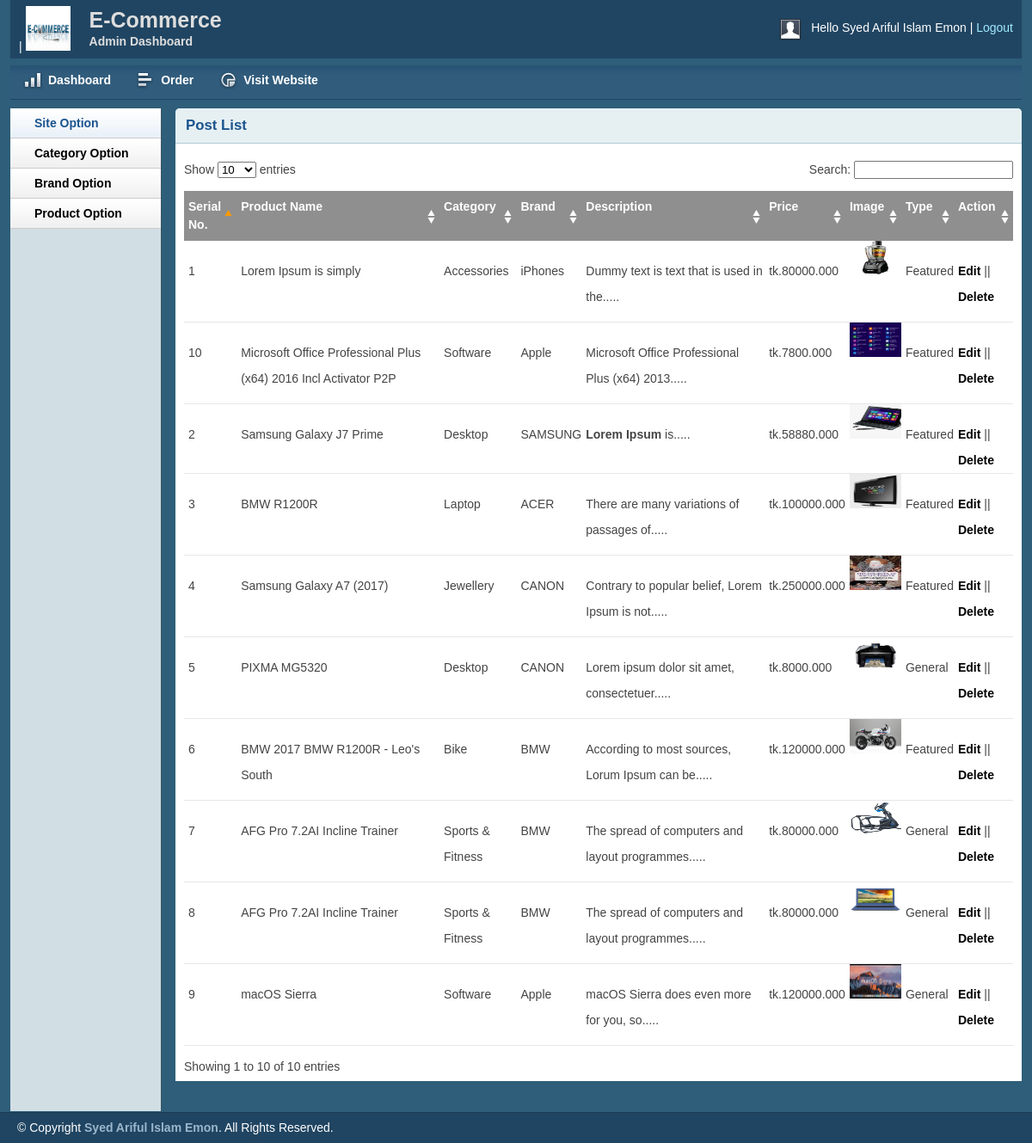
The page /admin/productlist.php (signed in) on the database its author committed.
### tables this page shows
CREATE TABLE `tbl_product` (
  `productId` int(11) NOT NULL,
  `productName` varchar(255) NOT NULL,
  `catId` int(11) NOT NULL,
  `brandId` int(11) NOT NULL,
  `body` text NOT NULL,
  `price` float(10,3) NOT NULL,
  `image` varchar(255) NOT NULL,
  `type` tinyint(4) NOT NULL DEFAULT '0'
);

CREATE TABLE `tbl_category` (
  `catId` int(11) NOT NULL,
  `catName` varchar(255) NOT NULL
);

CREATE TABLE `tbl_brand` (
  `brandId` int(11) NOT NULL,
  `brandName` varchar(255) NOT NULL
);

### lib/Session.php (called while the page is built, shortened)
<?php
class Session{
 public static function get($key){
  if (isset($_SESSION[$key])) {
   return $_SESSION[$key];
  } else {
   return false;
  }
 }
}
?>

### lib/Database.php (called while the page is built, shortened)
<?php
  Class Database{
     public $host   = DB_HOST;
     public $user   = DB_USER;
     public $pass   = DB_PASS;
     public $dbname = DB_NAME;
     public $link;
private function connectDB(){
 $this->link = new mysqli($this->host, $this->user, $this->pass,
  $this->dbname);
 }
public function select($query){
  $result = $this->link->query($query) or
   die($this->link->error.__LINE__);
  if($result->num_rows > 0){
    return $result;
  } else {
    return false;
  }
 }
}

### classes/product.php (called while the page is built, shortened)
<?php
	$filepath = realpath(dirname(__FILE__));
	include_once ($filepath.'/../lib/Database.php');
	include_once ($filepath.'/../helpers/Format.php');
?>
<?php
class product{
	private $db;
	function __construct()
	{
		$this->db = new Database();
	}
	public function getallproduct(){
		$query = "SELECT tbl_product.*, tbl_category.catName, tbl_brand.brandName
				FROM  tbl_product
				INNER JOIN tbl_category
				ON tbl_product.catId = tbl_category.catId
				INNER JOIN tbl_brand
				ON tbl_product.brandId = tbl_brand.brandId
				ORDER BY tbl_product.productId ASC";
		$result = $this->db->select($query);
		return $result;
	}
}
?>

### helpers/Format.php (called while the page is built, shortened)
<?php
class Format{
 public function textShorten($text, $limit = 400){
  $text = $text. " ";
  $text = substr($text, 0, $limit);
  $text = substr($text, 0, strrpos($text, ' '));
  $text = $text.".....";
  return $text;
 }
}
?>

### admin/productlist.php (the view, shortened to what this page needs)
<?php include 'inc/header.php';?>
<?php include 'inc/sidebar.php';?>
<?php include '../classes/product.php';?>
<?php include_once '../helpers/Format.php'; ?>
<?php
$pd = new product();
$fm = new Format();
?>
<div class="grid_10">
    <div class="box round first grid">
        <h2>Post List</h2>
        <div class="block">
            <table class="data display datatable" id="example">
			<thead>
				<tr>
					<th>Serial No.</th>
					<th>Product Name</th>
					<th>Category</th>
					<th>Brand</th>
					<th>Description</th>
					<th>Price</th>
					<th>Image</th>
					<th>Type</th>
					<th>Action</th>
				</tr>
			</thead>
			<tbody>
			<?php
				$getpd = $pd->getallproduct();
				if ($getpd) {
					$i = 0;
					while ($result = $getpd->fetch_assoc()) {
						$i++;
			?>
				<tr class="odd gradeX">
					<td><?php echo $i ;?></td>
					<td><?php echo $result['productName']; ?></td>
					<td><?php echo $result['catName'];?></td>
					<td><?php echo $result['brandName'];?></td>
					<td><?php echo $fm->textShorten($result['body'], 50);?></td>
					<td>tk.<?php echo $result['price'];?></td>
					<td><img src="<?php echo $result['image'];?>" height="40px" width="60px"/></td>
					<td>
					<?php
					if ($result['type'] == 0) {
						echo "Featured";
					}
					else{
						echo "General";
					}
					?>
					</td>
					<td><a href="productedit.php?productid=<?php echo $result['productId'];?>">Edit</a> || <a onclick="return confirm('Are you sure to delete!')" href="?delproduct=<?php echo $result['productId'];?>">Delete</a></td>
				</tr>
				<?php } } ?>
			</tbody>
		</table>
       </div>
    </div>
</div>
<?php include 'inc/footer.php';?>

### admin/inc/header.php (shortened to what this page needs)
<?php
    include '../lib/Session.php';
?>
<?php
    include '../lib/Database.php';
    include '../helpers/Format.php';
?>
<!DOCTYPE html>
<html>
<head>
    <link rel="stylesheet" type="text/css" href="css/reset.css" media="screen" />
    <link rel="stylesheet" type="text/css" href="css/text.css" media="screen" />
    <link rel="stylesheet" type="text/css" href="css/grid.css" media="screen" />
    <link rel="stylesheet" type="text/css" href="css/layout.css" media="screen" />
    <link rel="stylesheet" type="text/css" href="css/nav.css" media="screen" />
    <link href="css/table/demo_page.css" rel="stylesheet" type="text/css" />
</head>
<body>
    <div class="container_12">
        <div class="grid_12 header-repeat">
            <div id="branding">
                <div class="floatleft logo">
                   <a href="dashboard.php"> <img src="img/livelogo.png" alt="Logo" /></a>
				</div>
				<div class="floatleft middle">
					<h1>E-Commerce</h1>
					<p>Admin Dashboard</p>
				</div>
                <div class="floatright">
                    <div class="floatleft">
                        <img src="img/img-profile.jpg" alt="Profile Pic" /></div>
                    <div class="floatleft marginleft10">
                        <ul class="inline-ul floatleft">
                            <li>Hello <?php echo Session::get('adminName');?></li>
                            <li><a href="?action=logout">Logout</a></li>
                        </ul>
                    </div>
                </div>
            </div>
        </div>
        <div class="grid_12">
            <ul class="nav main">
                <li class="ic-dashboard"><a href="dashboard.php"><span>Dashboard</span></a> </li>
                <li class="ic-grid-tables"><a href="orderdetails.php"><span>Order</span></a></li>
                <li class="ic-charts"><a href="../index.php" target="_blank"><span>Visit Website</span></a></li>
            </ul>
        </div>

### admin/inc/sidebar.php (shortened to what this page needs)
<div class="grid_2">
    <div class="box sidemenu">
        <div class="block" id="section-menu">
            <ul class="section menu">
               <li><a class="menuitem">Site Option</a>
                <li><a class="menuitem">Category Option</a>
                </li>
                <li><a class="menuitem">Brand Option</a>
                </li>
                <li><a class="menuitem">Product Option</a>
                </li>
            </ul>
        </div>
    </div>
</div>

### admin/inc/footer.php (shortened to what this page needs)
    </div>
    <div id="site_info">
        <p>
         &copy; Copyright <a href="#">Syed Ariful Islam Emon</a>. All Rights Reserved.
        </p>
    </div>
</body>
</html>

### admin/css/layout.css (style rules this page uses)
body { background: #fff none repeat scroll 0 0; color: #444; font-size: 14px; padding: 0; }
.floatleft { float:left; }
.logo img { margin-top: -15px; width: 52px; }
.middle { margin-left: 22px; margin-top: -14px; }
.middle h1 { color:#ddd;margin:0 }
.middle p { color: #ddd; margin: 0; font-weight: bold; }
.floatright { float:right; }
.inline-ul li { display:inline; color:#fff; }
.marginleft10 { margin-left:10px; }
a { color: #000; font-weight:bold; text-decoration: none; }
.container_12, .container_16 { background:#2E5E79; }
h1, h2, h3, h4, h5, h6 { line-height:1.2em; margin-bottom:.3em; }
h2 { margin-top:1em; }
#branding { font-weight: normal; margin-bottom: 0; padding: 22px 10px 3px; text-align: left; }
.header-repeat { background:url(../img/header-repeat.jpg) repeat-x; }
#branding a { color:#A1EAFF; font-weight:normal; }
#branding a:before { content:" | "; color:#fff; }
#branding ul, #branding ul li { margin:0px; padding:0px; }
#branding li { padding:0px 0px 0px 0px !important; }
.box { background:#fff; margin-bottom:20px; padding:10px 10px 10px 10px; margin-left:-8px; }
.box.grid { padding-bottom:40px; }
.box.round { -moz-border-radius: 5px 5px 0px 0px; -webkit-border-radius: 5px 5px 0px 0px; border-radius: 5px 5px 0px 0px; }
.box h2 { font-size:1.2em; font-weight:bold; color:#1B548D; background:#E6F0F3; margin:-10px -10px 0 -10px; padding:10px 12px; border-bottom:1px solid #B3CBD6; -moz-border-radius: 5px 5px 0px 0px; -webkit-border-radius: 5px 5px 0px 0px; border-radius: 5px 5px 0px 0px; }
.box.first { min-height: 406px; }
.block { padding-top:20px; }
.box.sidemenu { background-color:#D1DEE4; border-right:1px solid #3A5665; padding:0px; margin:0px; cursor:pointer; }
.box.sidemenu .block { padding-top:0px; margin-top:0px; }
p { margin-bottom:1em; }
ul, ol { padding-top:0; }
ul.menu { list-style:none; border-top:1px solid #bbb; }
ul.menu li { margin:0; }
ul.menu li a { display:block; padding:4px 10px; border-bottom:1px solid #ccc; }
ul.section { border-top:0; margin-bottom:0; }
ul.section li a { background:url(../img/sidemenu-repeat.jpg) repeat-x; line-height:26px; padding-left:28px; }
ul.section li a.current { color:#1B548D; background:url(../img/sidemenu-repeat-hover.jpg) repeat-x; }
#site_info { color:#fff; background:#204562; border-top:1px solid #1d3b53; padding-left:20px; }
#site_info p { line-height:35px; margin-bottom:0px; }
#site_info a { color:#9ab6cc; }
.block { padding-bottom:1px; }
table.display { margin: 0 auto; clear: both; width: 100%; }
.sorting_asc { background: #8f8f8f url(../img/table/sort_asc.png) no-repeat center right; padding:8px 5px; text-align:left; color:#fff; }
.sorting { background:#8f8f8f url(../img/table/sort_both.png) no-repeat center right; padding:8px 5px; text-align:left; color:#fff; }
tr.odd { height: 30px; line-height: 30px; border-bottom:1px solid #e6e6e6; }
tr.even { height: 30px; line-height: 30px; border-bottom:1px solid #e6e6e6; }
tr.odd td, tr.even td { padding-left:5px; }

### rows shown on the page
tbl_product: productName "Lorem Ipsum is simply", catId.catName "Accessories", brandId.brandName "iPhones", body "Dummy text is text that is used in the.....", price "80000.000", image (picture), type "Featured"
tbl_product: productName "Samsung Galaxy J7 Prime", catId.catName "Desktop", brandId.brandName "SAMSUNG", body "Lorem Ipsum is.....", price "58880.000", image (picture), type "Featured"
tbl_product: productName "BMW R1200R", catId.catName "Laptop", brandId.brandName "ACER", body "There are many variations of passages of.....", price "100000.000", image (picture), type "Featured"
tbl_product: productName "Samsung Galaxy A7 (2017)", catId.catName "Jewellery", brandId.brandName "CANON", body "Contrary to popular belief, Lorem Ipsum is not.....", price "250000.000", image (picture), type "Featured"
tbl_product: productName "PIXMA MG5320", catId.catName "Desktop", brandId.brandName "CANON", body "Lorem ipsum dolor sit amet, consectetuer.....", price "8000.000", image (picture), type "General"
tbl_product: productName "BMW 2017 BMW R1200R - Leo's South", catId.catName "Bike", brandId.brandName "BMW", body "According to most sources, Lorum Ipsum can be.....", price "120000.000", image (picture), type "Featured"
tbl_product: productName "AFG Pro 7.2AI Incline Trainer", catId.catName "Sports & Fitness", brandId.brandName "BMW", body "The spread of computers and layout programmes.....", price "80000.000", image (picture), type "General"
tbl_product: productName "AFG Pro 7.2AI Incline Trainer", catId.catName "Sports & Fitness", brandId.brandName "BMW", body "The spread of computers and layout programmes.....", price "80000.000", image (picture), type "General"
tbl_product: productName "macOS Sierra", catId.catName "Software", brandId.brandName "Apple", body "macOS Sierra does even more for you, so.....", price "120000.000", image (picture), type "General"
tbl_product: productName "Microsoft Office Professional Plus (x64) 2016 Incl Activator P2P", catId.catName "Software", brandId.brandName "Apple", body "Microsoft Office Professional Plus (x64) 2013.....", price "7800.000", image (picture), type "Featured"

### other values the page prints
Session::get('adminName') "Syed Ariful Islam Emon"
